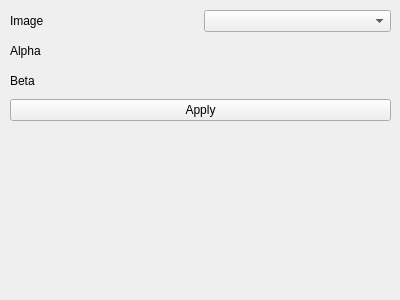
<?xml version="1.0" encoding="UTF-8"?>
<ui version="4.0">
 <class>SigmoidImageView</class>
 <widget class="QWidget" name="SigmoidImageView">
  <property name="geometry">
   <rect>
    <x>0</x>
    <y>0</y>
    <width>400</width>
    <height>300</height>
   </rect>
  </property>
  <property name="windowTitle">
   <string>Form</string>
  </property>
  <widget class="QWidget" name="verticalLayoutWidget">
   <property name="geometry">
    <rect>
     <x>10</x>
     <y>10</y>
     <width>381</width>
     <height>111</height>
    </rect>
   </property>
   <layout class="QVBoxLayout" name="verticalLayout">
    <item>
     <layout class="QHBoxLayout" name="horizontalLayout">
      <item>
       <widget class="QLabel" name="label">
        <property name="text">
         <string>Image</string>
        </property>
       </widget>
      </item>
      <item>
       <widget class="QmitkDataStorageComboBox" name="DataSelector"/>
      </item>
     </layout>
    </item>
    <item>
     <layout class="QHBoxLayout" name="horizontalLayout_2">
      <item>
       <widget class="QLabel" name="label_2">
        <property name="text">
         <string>Alpha</string>
        </property>
       </widget>
      </item>
      <item>
       <widget class="ctkSliderWidget" name="AlphaValueSlider" native="true"/>
      </item>
     </layout>
    </item>
    <item>
     <layout class="QHBoxLayout" name="horizontalLayout_3">
      <item>
       <widget class="QLabel" name="label_3">
        <property name="text">
         <string>Beta</string>
        </property>
       </widget>
      </item>
      <item>
       <widget class="ctkSliderWidget" name="BetaValueSlider" native="true"/>
      </item>
     </layout>
    </item>
    <item>
     <widget class="QPushButton" name="ApplyBtn">
      <property name="text">
       <string>Apply</string>
      </property>
     </widget>
    </item>
   </layout>
  </widget>
 </widget>
 <customwidgets>
  <customwidget>
   <class>ctkSliderWidget</class>
   <extends>QWidget</extends>
   <header>ctkSliderWidget.h</header>
   <container>1</container>
  </customwidget>
  <customwidget>
   <class>QmitkDataStorageComboBox</class>
   <extends>QComboBox</extends>
   <header>QmitkDataStorageComboBox.h</header>
  </customwidget>
 </customwidgets>
 <resources/>
 <connections/>
</ui>
